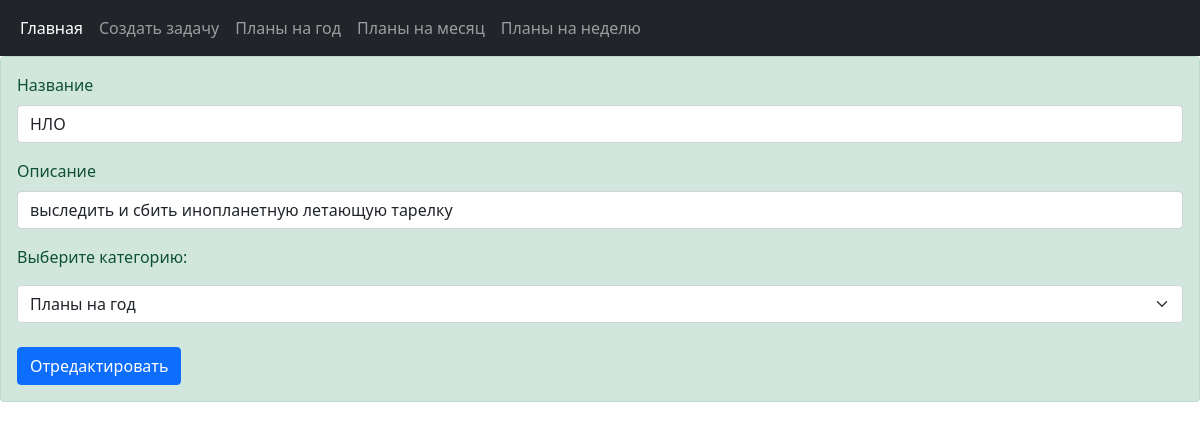
Screenshot of /task_manager/edit/13/ with the database file from the repository.
### task_manager/models.py (models this page shows, shortened)
class Category(models.Model):
    name = models.CharField(max_length=100, db_index=True)
    class Meta:
        verbose_name = 'Категория'
        verbose_name_plural = 'Категории'
        ordering = ['name']

class Task(models.Model):
    status = models.BooleanField('status', default=False)
    title = models.CharField('title', max_length=25)
    descript = models.TextField('descript', max_length=70)
    when_created = models.DateTimeField(auto_now_add=True, db_index=True)
    category = models.ForeignKey('Category', null=True, on_delete=models.PROTECT)
    class Meta:
        verbose_name = 'задачу'
        verbose_name_plural = 'Задачи'
        ordering = ['title']

### task_manager/views.py (the view)
# urls.py: path('edit/<int:task_id>/', edit, name='edit_task'),
def edit(request, task_id):
    task_to_edit = Task.objects.get(id=task_id)
    categories = Category.objects.all()
    if request.method == 'POST':
        task_to_edit.title = request.POST.get('title')
        task_to_edit.descript = request.POST.get('descript')
        category =  request.POST.get('category')
        task_to_edit.category = Category.objects.get(name=category)
        task_to_edit.save()
        return HttpResponseRedirect('/task_manager')
    else:
        return render(request, 'task_manager/edit.html', {'task': task_to_edit, 'categories': categories})

### task_manager/templates/task_manager/edit.html (shortened to what this page needs)
{% extends 'layout/base.html' %}
{% block content %}
<div class="alert alert-success" role="alert">
    <form method="post">
        <div class="mb-3">
            <label for="title" class="form-label">Название</label>
            <input type="text" name="title" value="{{ task.title }}" class="form-control" id="title">
        </div>
        <div class="mb-3">
            <label for="descript" class="form-label">Описание</label>
            <input type="text" name="descript" value="{{ task.descript }}" class="form-control" id="descript">
        </div>
        <p> Выберите категорию:</p>
        <select class="form-select" name="category" aria-label="Default select example">
        {% for category in categories %}
            <option>{{ category.name }}</option>
        {% endfor %}
        </select>
        <br>
        <button type="submit" class="btn btn-primary">Отредактировать</button>
    </form>
</div>
{% endblock %}

### task_manager/templates/layout/base.html (shortened to what this page needs)
<!DOCTYPE html>
<html lang="en">
<head>
    <link rel="stylesheet" href="https://stackpath.bootstrapcdn.com/bootstrap/5.0.0-alpha1/css/bootstrap.min.css">
</head>
<body>
<nav class="navbar navbar-expand-lg navbar-dark bg-dark">
  <div class="container-fluid">
    <div class="collapse navbar-collapse" id="navbarSupportedContent">
      <ul class="navbar-nav mr-auto mb-2 mb-lg-0">
        <li class="nav-item">
          <a class="nav-link active" aria-current="page" href="{% url 'index' %}">Главная</a>
        </li>
        <li class="nav-item">
          <a class="nav-link" aria-current="page" href="{% url 'add' %}">Создать задачу</a>
        </li>
        {% for category in categories %}
          <li class="nav-item">
            <a class="nav-link" href="{% url 'by_category_name' category.pk %}">{{ category.name }}</a>
          </li>
        {% endfor %}
      </ul>
    </div>
  </div>
</nav>
{% block content %}{% endblock %}
</body>
</html>

### rows the page displays
Category: name "Планы на год"
Category: name "Планы на месяц"
Category: name "Планы на неделю"
Task: title "НЛО", descript "выследить и сбить инопланетную летающую тарелку"

### other values shown
form field category "Планы на год"
